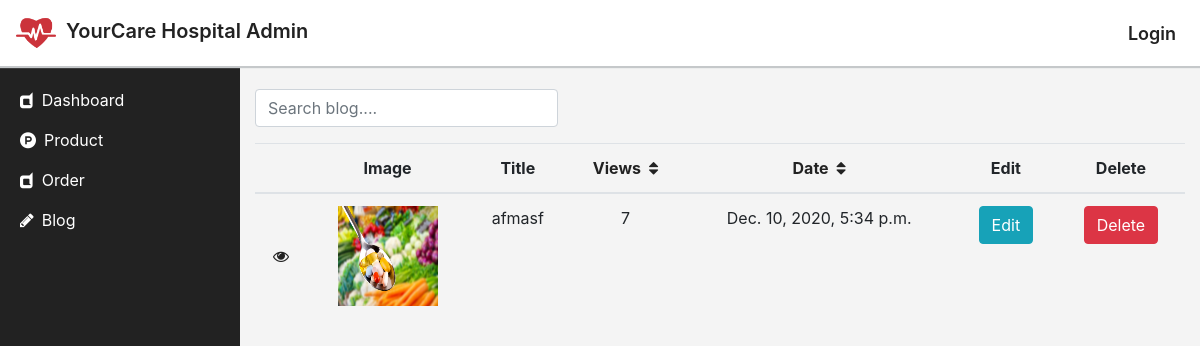
The app's page /staff/blog, older data.
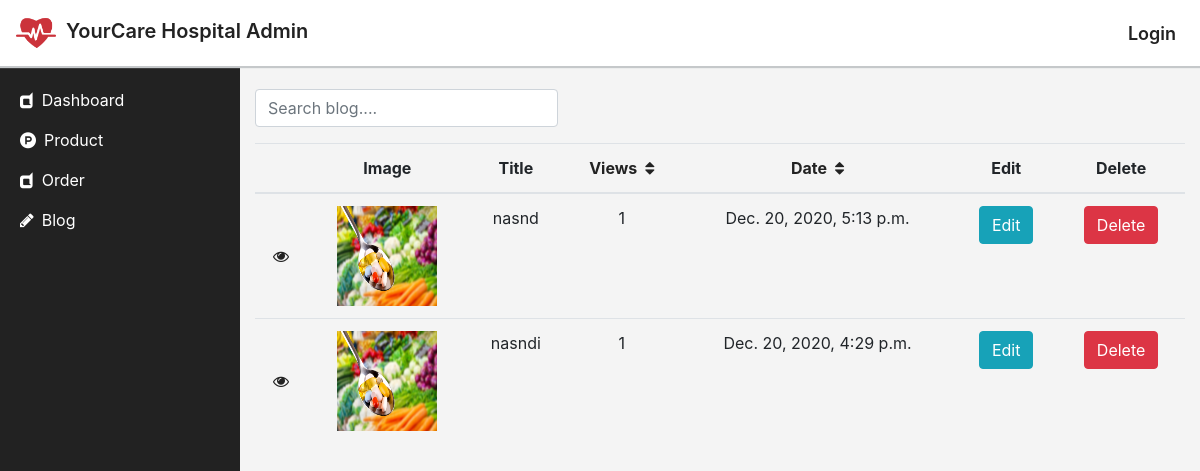
The same page, newer data.
### home/models.py (models this page shows, shortened)
class FoodBlog(models.Model):
	title = models.CharField(max_length=255, blank=True, default='')
	date = models.DateTimeField(auto_now_add=True, blank=True)
	post_image = models.ImageField(upload_to='blog_images', null=True, blank=True)
	formatted_image = ImageSpecField(source='post_image', processors=[ResizeToFill(800,300)], format='JPEG', options={'quality':90})
	description = RichTextField(max_length=1000, null=True, blank=True)
	view = models.IntegerField(blank=True, default=0)
	slug = models.SlugField(unique=True,blank=True, default='')

### staff/views.py (the view)
# urls.py: path('blog', views.Blog.as_view(), name='blog'),
class Blog(View):
	template_name = 'staff/blog/blog.html'
	def get(self, request):
		see = request.GET.get('view')
		if see:
			return redirect('home:food_blog_post', slug=see)
		direction_by = request.GET.get('dir_by','desc')
		direction_column = request.GET.get('dir_col')
		order_by = request.GET.get('order_by','-date')
		if direction_column==order_by:
			if direction_by == 'asc':
				order_by = '-{}'.format(order_by)
				direction_by='desc'
			else:
				direction_by='asc'
		else:
			direction_by='asc'
		direction_column = order_by
		blogs = store_model.FoodBlog.objects.order_by(order_by.lower()).all()
		paginator = Paginator(blogs,6)
		page = request.GET.get('page',1)
		try:
			all_blogs = paginator.get_page(page)
		except PageNotAnInteger:
			all_blogs = paginator.get_page(page)
		except EmptyPage:
			all_blogs = paginator.get_page(page)
		contexts = {
			'all_blogs':all_blogs,
			'order_by':order_by,
			'direction_by':direction_by,
			'direction_column':direction_column,
		}
		return render(request, self.template_name, contexts)

### staff/templates/staff/blog/blog.html (shortened to what this page needs)
{% extends 'base_staff.html' %}
{% block content %}
<div class="container my-4">
	<form method="GET">
		<div class="form-row">
			<div class="form-group col-4">
				<input class="form-control" type="" name="search" placeholder="Search blog....">
			</div>
		</div>
	</form>
	<div class="table-responsive">
		<table class="table text-center">
			<thead>
				<tr>
					<th><a></a></th>
					<th><a>Image</a></th>
					<th><a>Title</a></th>
					<th><a href="?order_by=view&dir_by={{direction_by}}&dir_col={{direction_column}}">Views<i class="ml-2 fa fa-sort" aria-hidden="true"></i></a></th>
					<th><a href="?order_by=date&dir_by={{direction_by}}&dir_col={{direction_column}}">Date<i class="ml-2 fa fa-sort" aria-hidden="true"></i></a></th>
					<th>Edit</th>
					<th>Delete</th>
				</tr>
			</thead>
			<tbody>
				{% for blog in all_blogs %}
					<tr>
						<td ><a href="?view={{blog.slug}}"style="line-height: 100px;"><i class="fa fa-eye" aria-hidden="true"></i></a></td>
						<td>
							{% if blog.post_image %}
								<img src="{{blog.post_image.url}}" style="height: 100px;width: 100px;">
							{% endif %}
						</td>
						<td>{{blog.title}}</td>
						<td>{{blog.view}}</td>
						<td>{{blog.date}}</td>
						<td>
							<a class="btn btn-info" href="" style="color: #fff;">Edit</a>
						</td>
						<td>
							<a class="btn btn-danger" href="{% url 'staff:delete_blog' blog.id %}"  style="color: #fff;">Delete</a>
						</td>
					</tr>
				{% endfor %}
			</tbody>
		</table>
	</div>
</div>
{% endblock %}

Row changes from the older to the newer data that the page shows:
removed FoodBlog: post_image (picture), title "afmasf", view "7", date "Dec. 10, 2020, 5:34 p.m."
added FoodBlog: post_image (picture), title "nasnd", view "1", date "Dec. 20, 2020, 5:13 p.m."
added FoodBlog: post_image (picture), title "nasndi", view "1", date "Dec. 20, 2020, 4:29 p.m."
